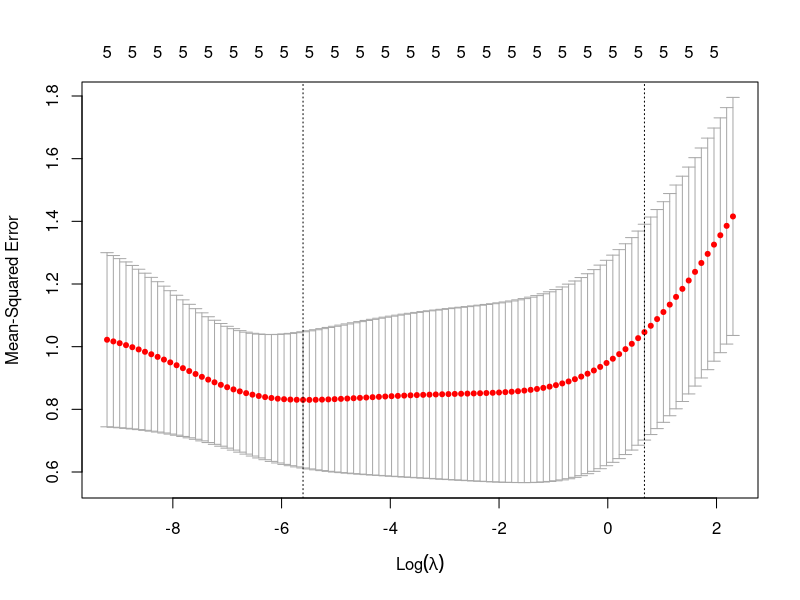
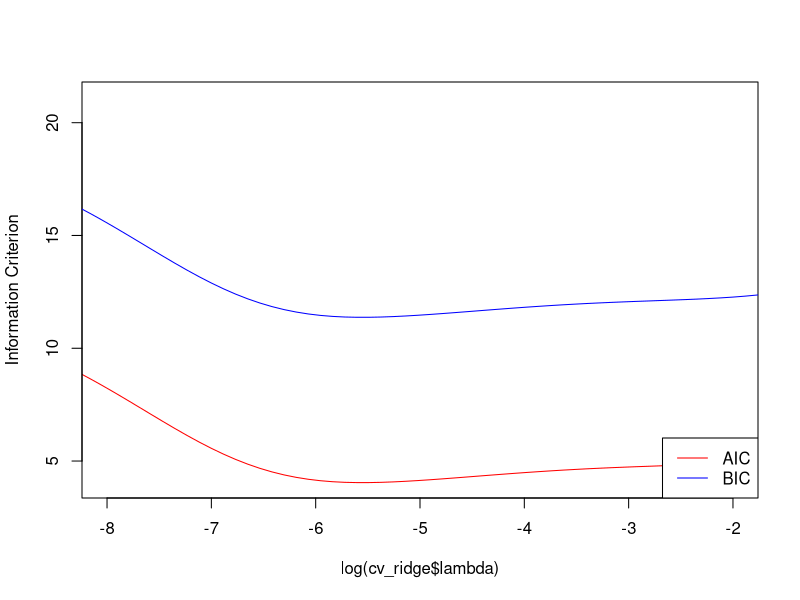
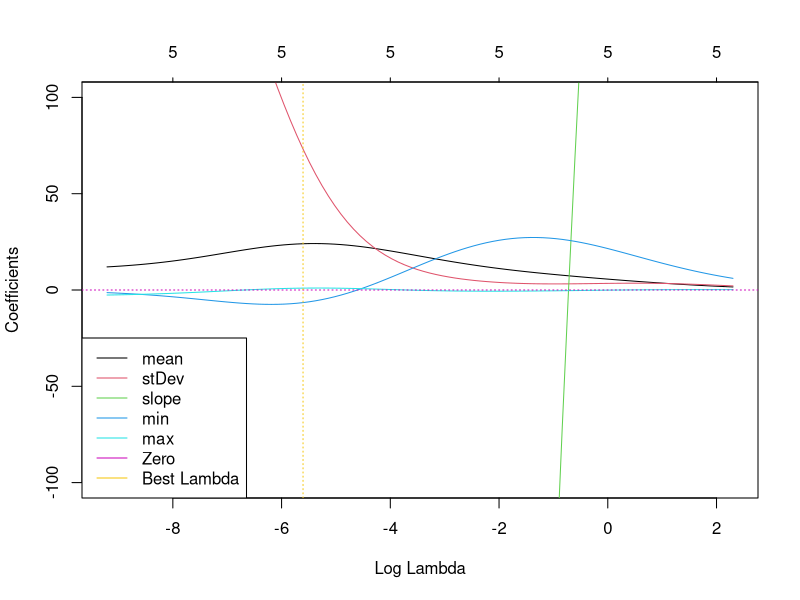
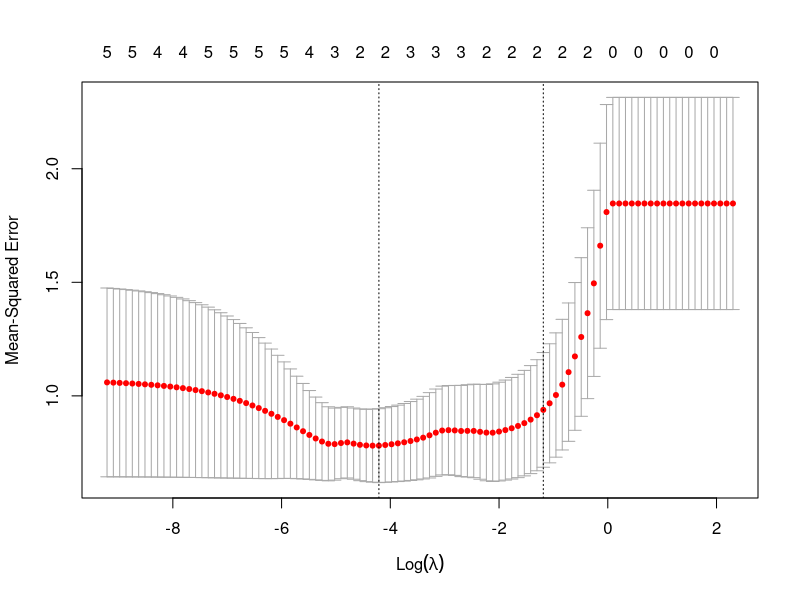
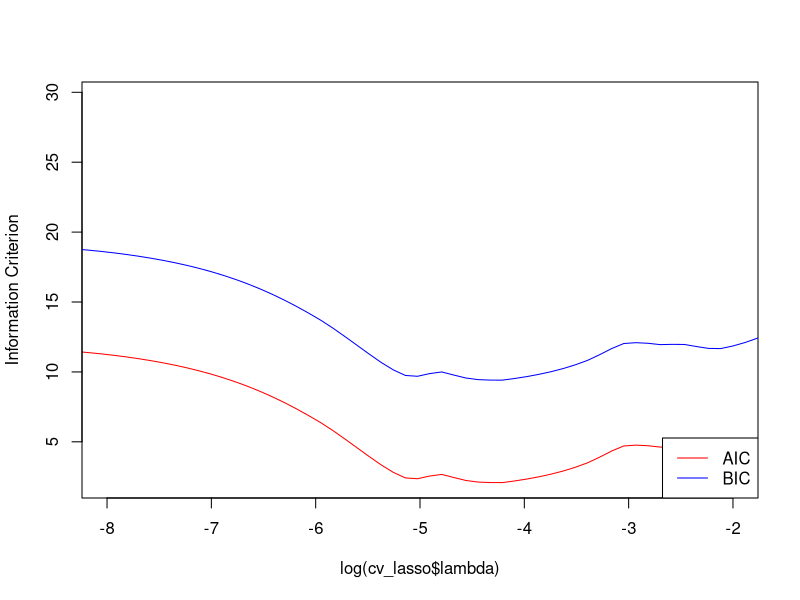
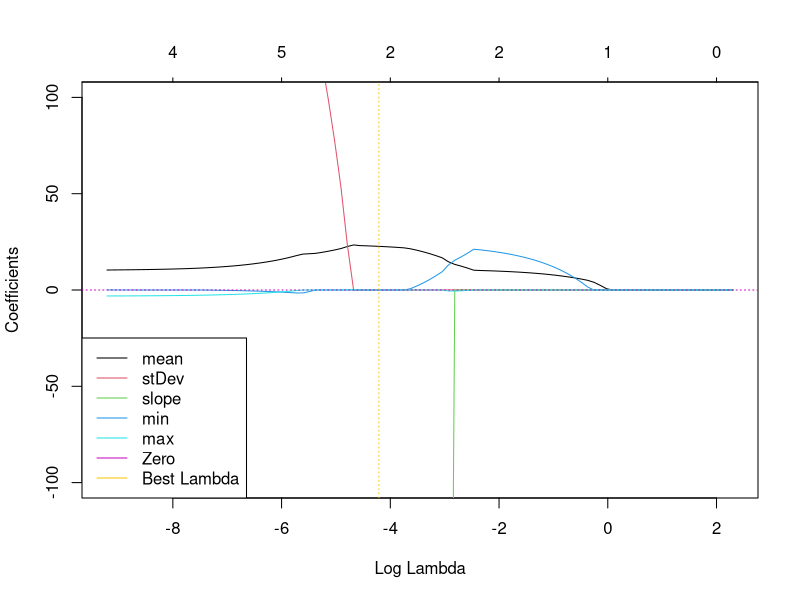

The R source for these figures, in order:
## ---- chunk 1
knitr::opts_chunk$set(echo = TRUE)
## ---- chunk 2
cookies_data <- read.csv("cookies.csv")
## ---- chunk 3
# Computation (mean, standard deviation, minimum and maximum)

cookies_data$mean <- rowMeans(cookies_data[, 2:701])
cookies_data$stDev <- apply(cookies_data[, 2:701], 1, sd)
cookies_data$min <- apply(cookies_data[, 2:701], 1, min)
cookies_data$max <- apply(cookies_data[, 2:701], 1, max)


# Computation (slope)

# Function: compute_slope
# @param: spectrum_values of a cookie (here, column 2 to 701)
# @return: slope of the spectrum curve for a cookie
compute_slope <- function(spectrum_values) {
  pos <- 1:length(spectrum_values)
  lm_model <- lm(spectrum_values ~ pos)
  slope <- coef(lm_model)[2]
  return(slope)
}

cookies_data$slope <- apply(cookies_data[, 2:701], 1, compute_slope) 


# Display of the new columns
head(cookies_data[,702:706])
## ---- chunk 4
# Only features and fat values are retrieved

cookies_features <- cookies_data[c("fat", "mean", "stDev", "slope", "min", "max")]
head(cookies_features)

X <- as.matrix(cookies_features[, -1]) # co-variables
y <- cookies_features$fat # target variable
## ---- chunk 5
# glmnet package is required 
# install.packages("glmnet")
library(glmnet)
library(MASS)
## ---- chunk 6
# Cross validation
lambdas_log <- 10^seq(-4, 1, length.out = 100)
cv_ridge <- cv.glmnet(X, y, alpha=0, lambda = (lambdas_log), standardize = TRUE)

plot(cv_ridge)
best_lambda <- cv_ridge$lambda.min # lambda that gives the lowest MSE
print(paste("The best value for lambda is", best_lambda))
## ---- chunk 7
# AIC and BIC
n <- nrow(X)
p <- ncol(X)
aic <- n * log(cv_ridge$cvm) + 2 * p
bic <- n * log(cv_ridge$cvm) + log(n) * p

plot(log(cv_ridge$lambda), aic, col = "red1", type = "l", xlim = c(-8, -2), ylab = "Information Criterion")
lines(log(cv_ridge$lambda), bic, col = "blue1")
legend("bottomright", lwd = 1, col = c("red1", "blue1"), legend = c("AIC", "BIC"))

best_lambda_aic <- cv_ridge$lambda[which.min(aic)] # lambda that gives the lowest AIC
best_lambda_bic <- cv_ridge$lambda[which.min(bic)] # lambda that gives the lowest BIC
## ---- chunk 8
lambda_values <- c(best_lambda, best_lambda_aic, best_lambda_bic)
lambda_values
## ---- chunk 9
plot(cv_ridge$glmnet.fit, xvar = "lambda", ylim = c(-100, 100))
abline(h = 0, col = 6, lty = 3)
abline(v = log(best_lambda), col = 7, lty = 3)
legend("bottomleft", legend = c(colnames(X), "Zero", "Best Lambda"), col = 1:7, lty = 1)
## ---- chunk 10
best_model_ridge <- glmnet(X, y, alpha=0, lambda = best_lambda)
coef(best_model_ridge)
## ---- chunk 11
predictions <- predict(best_model_ridge, newx = X)

# RMSE
rmse <- sqrt(mean((predictions - y)^2)) 
print(paste("RMSE ridge model :", rmse))

# R^2
r_squared <- 1 - sum((y - predictions)^2) / sum((y - mean(y))^2)
print(paste("R^2 ridge model :", r_squared))

## ---- chunk 12
cv_lasso <- cv.glmnet(X, y, alpha=1, lambda = (lambdas_log), standardize = TRUE)

plot(cv_lasso)
best_lambda_lasso <- cv_lasso$lambda.min # lambda that gives the lowest MSE
print(paste("The best value for lambda is", best_lambda_lasso))
## ---- chunk 13
# AIC and BIC
n <- nrow(X)
p <- ncol(X)
lasso_aic <- n * log(cv_lasso$cvm) + 2 * p
lasso_bic <- n * log(cv_lasso$cvm) + log(n) * p

plot(log(cv_lasso$lambda), lasso_aic, col = "red1", type = "l", xlim = c(-8, -2), ylab = "Information Criterion")
lines(log(cv_lasso$lambda), lasso_bic, col = "blue1")
legend("bottomright", lwd = 1, col = c("red1", "blue1"), legend = c("AIC", "BIC"))

best_lambda_lasso_aic <- cv_lasso$lambda[which.min(lasso_aic)] # lambda that gives the lowest AIC
best_lambda_lasso_bic <- cv_lasso$lambda[which.min(lasso_bic)] # lambda that gives the lowest BIC
## ---- chunk 14
lambda_lasso_values <- c(best_lambda_lasso, best_lambda_lasso_aic, best_lambda_lasso_bic)
lambda_lasso_values
## ---- chunk 15
plot(cv_lasso$glmnet.fit, xvar = "lambda", ylim = c(-100, 100))
abline(h = 0, col = 6, lty = 3)
abline(v = log(best_lambda_lasso), col = 7, lty = 3)
legend("bottomleft", legend = c(colnames(X), "Zero", "Best Lambda"), col = 1:7, lty = 1)
## ---- chunk 16
best_model_lasso <- glmnet(X, y, alpha=1, lambda = best_lambda_lasso)
coef(best_model_lasso)
## ---- chunk 17
predictions <- predict(best_model_lasso, newx = X)

# RMSE
rmse <- sqrt(mean((predictions - y)^2)) 
print(paste("RMSE lasso model :", rmse))

# R^2
r_squared <- 1 - sum((y - predictions)^2) / sum((y - mean(y))^2)
print(paste("R^2 lasso model :", r_squared))

## ---- chunk 18
model_linear <- lm(y ~ X)

predictions_linear <- predict(model_linear, newdata = data.frame(X))

# RMSE
rmse_linear <- sqrt(mean((predictions_linear - y)^2)) 
print(paste("RMSE linear model :", rmse_linear))

# R^2
r_squared_linear <- 1 - sum((y - predictions_linear)^2) / sum((y - mean(y))^2)
print(paste("R^2 linear model :", r_squared_linear))
